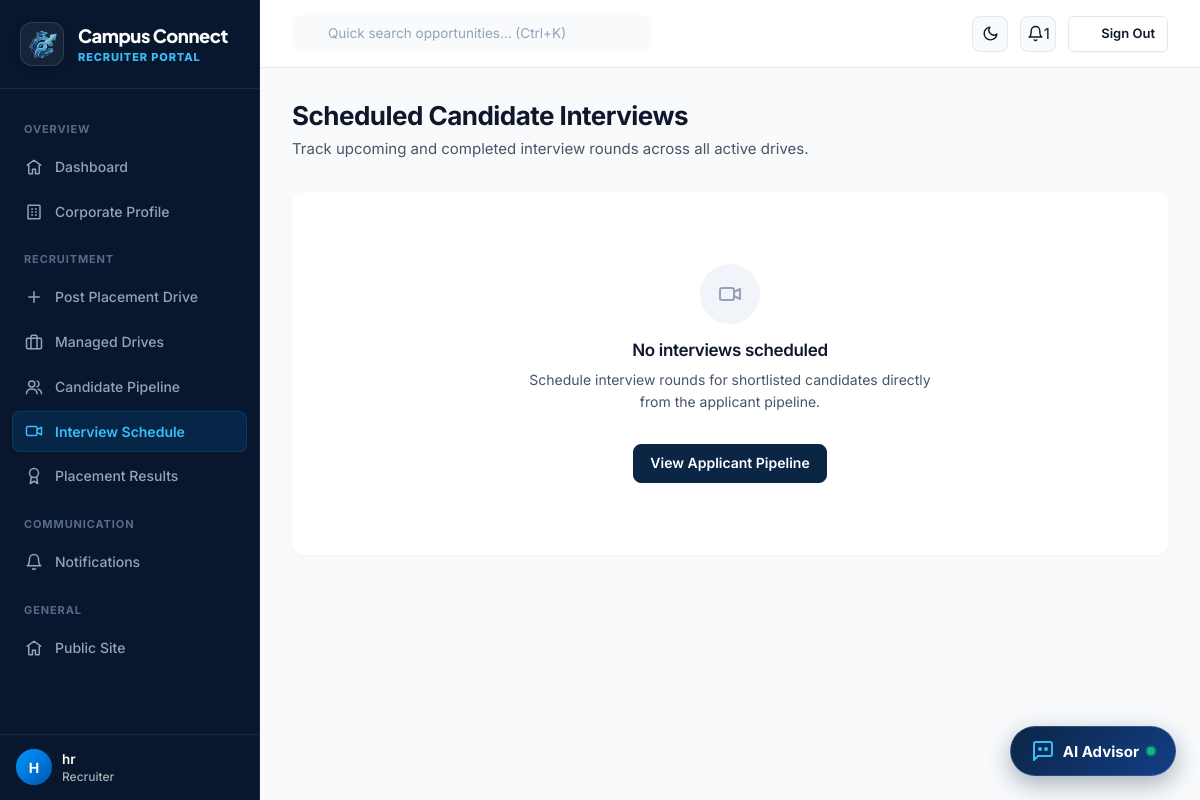
The app's page /recruiter/interviews (signed in) with its own data.
### tables this page shows
CREATE TABLE users (
    id INTEGER PRIMARY KEY AUTOINCREMENT,
    email VARCHAR(255) NOT NULL UNIQUE,
    password_hash VARCHAR(255) NOT NULL,
    role VARCHAR(20) NOT NULL CHECK(role IN ('student','admin','recruiter')),
    is_active INTEGER NOT NULL DEFAULT 1,
    created_at TIMESTAMP NOT NULL DEFAULT CURRENT_TIMESTAMP
);

### routes/recruiter_routes.py (the view)
@bp.route("/interviews")
def interview_schedule():
    company = _require_approved()
    items = query(
        """SELECT i.*, d.title as drive_title, s.name as student_name FROM interviews i
           JOIN applications a ON a.id=i.application_id JOIN drives d ON d.id=a.drive_id JOIN students s ON s.id=a.student_id
           WHERE d.company_id=? ORDER BY i.scheduled_date DESC""",
        (company["id"],)
    )
    return render_template("recruiter/interview_schedule.html", items=items)

### auth.py (called while the page is built)
def load_logged_in_user():
    user_id = session.get("user_id")
    if user_id is None:
        g.user = None
    else:
        g.user = query("SELECT * FROM users WHERE id = ?", (user_id,), one=True)

def role_required(*roles):
    def decorator(view):
        @functools.wraps(view)
        def wrapped(*args, **kwargs):
            if g.user is None:
                flash("Please log in to continue.", "warning")
                return redirect(url_for("auth.login", next=request.path))
            if g.user["role"] not in roles:
                abort(403)
            return view(*args, **kwargs)
        return wrapped
    return decorator

def current_company():
    if g.user is None or g.user["role"] != "recruiter":
        return None
    return query("SELECT * FROM companies WHERE user_id = ?", (g.user["id"],), one=True)

def unread_notification_count(user_id):
    row = query(
        "SELECT COUNT(*) as c FROM notifications WHERE user_id = ? AND is_read = 0",
        (user_id,), one=True
    )
    return row["c"] if row else 0

### db.py (called while the page is built)
def get_db():
    if "db" not in g:
        g.db = sqlite3.connect(current_app.config["DATABASE_PATH"])
        g.db.row_factory = sqlite3.Row
        g.db.execute("PRAGMA foreign_keys = ON")
    return g.db

def query(sql, args=(), one=False):
    cur = get_db().execute(sql, args)
    rows = cur.fetchall()
    cur.close()
    return (rows[0] if rows else None) if one else rows

### routes/recruiter_routes.py (called while the page is built)
@bp.before_request
@role_required("recruiter")
def guard():
    pass

def _require_approved():
    company = current_company()
    if not company:
        abort(404)
    return company

### templates/recruiter/interview_schedule.html (shortened to what this page needs)
{% extends "base_dashboard.html" %}
{% from "_icons.html" import icon %}
{% block sidebar_nav %}{% include "recruiter/_sidebar.html" %}{% endblock %}
{% block content %}
<div class="mb-8">
  <h1 class="h2" style="margin:0 0 var(--space-1);">Scheduled Candidate Interviews</h1>
  <p class="text-muted" style="margin:0;">Track upcoming and completed interview rounds across all active drives.</p>
</div>
{% if interviews %}
<div class="card card-flush">
  <div class="table-wrap">
    <table class="data-table">
      <thead>
        <tr>
          <th>Candidate</th>
          <th>Drive Role</th>
          <th>Round Name</th>
          <th>Date & Time</th>
          <th>Interview Format</th>
          <th>Venue / Meeting Link</th>
          <th>Status</th>
        </tr>
      </thead>
      <tbody>
        {% for i in interviews %}
        <tr>
          <td class="cell-primary font-semibold">
            {{ i.student_name }}
            <span class="text-xs text-muted block" style="display:block;">{{ i.student_no }}</span>
          </td>
          <td>{{ i.drive_title }}</td>
          <td>{{ i.round_name }}</td>
          <td class="cell-muted font-medium">{{ i.scheduled_date }} at {{ i.scheduled_time }}</td>
          <td><span class="badge badge-gray">{{ i.interview_type }}</span></td>
          <td class="cell-muted">{{ i.venue or '—' }}</td>
          <td>
            <span class="badge {{ 'badge-success' if i.status=='Completed' else 'badge-accent' if i.status=='Scheduled' else 'badge-danger' }}">
              {{ i.status }}
            </span>
          </td>
        </tr>
        {% endfor %}
      </tbody>
    </table>
  </div>
</div>
{% else %}
<div class="card">
  <div class="empty-state">
    <div class="empty-icon">{{ icon('video', 24) }}</div>
    <h4>No interviews scheduled</h4>
    <p>Schedule interview rounds for shortlisted candidates directly from the applicant pipeline.</p>
    <a href="{{ url_for('recruiter.applicants') }}" class="btn btn-primary mt-4">View Applicant Pipeline</a>
  </div>
</div>
{% endif %}
{% endblock %}

### templates/base_dashboard.html (shortened to what this page needs)
{% extends "base.html" %}
{% from "_icons.html" import icon %}
{% block body %}
<div class="app-shell app-layout">
  <aside class="sidebar app-sidebar" id="app-sidebar">
    <div class="sidebar-brand">
      <a href="{{ url_for('public.landing') }}" class="brand-lockup">
        <div class="brand-logo-wrap">
          <img src="{{ url_for('static', filename='images/logo.png') }}" alt="Campus Connect" class="brand-logo-img">
        </div>
        <div class="brand-text-block">
          <span class="brand-name">Campus Connect</span>
          <span class="brand-sub">{% if current_user %}{{ current_user.role|capitalize }} Portal{% else %}Portal{% endif %}</span>
        </div>
      </a>
    </div>
    <nav class="sidebar-nav">
      {% block sidebar_nav %}{% endblock %}
      <div class="sidebar-section-label">General</div>
      <a href="{{ url_for('public.landing') }}" class="sidebar-link">
        {{ icon('home', 18) }} Public Site
      </a>
    </nav>
        <div class="sidebar-footer">
      <div class="flex-align-center" style="gap:10px;">
        <div class="avatar" style="width:36px;height:36px;font-size:0.875rem;background:linear-gradient(135deg, #0096FF, #0056b3);color:#FFFFFF;flex-shrink:0;">
          {{ current_user.email[0]|upper if current_user else 'U' }}
        </div>
        <div style="overflow:hidden;flex:1;">
          <div class="font-semibold text-sm truncate" style="color:#FFFFFF;">
            {{ current_user.email.split('@')[0] if current_user else 'User' }}
          </div>
          <div class="text-xs font-medium" style="color:rgba(255,255,255,0.65);">
            {{ current_user.role|capitalize if current_user else 'Guest' }}
          </div>
        </div>
      </div>
    </div>
  </aside>
  <div class="main-col app-main">
    <header class="topbar app-topbar">
      <div class="topbar-left">
        <div class="topbar-search">
          <input type="text" placeholder="Quick search opportunities... (Ctrl+K)" id="global-search-input" onclick="window.location.href='{{ url_for('public.jobs_hub') }}'">
        </div>
      </div>
      <div class="topbar-right">
        <button class="theme-toggle-btn" id="dashboard-theme-toggle" aria-label="Toggle Theme" title="Switch Theme">
          <span class="theme-icon-moon">{{ icon('moon', 17) }}</span>
        </button>
        {% if current_user %}
        <div class="topbar-notifications">
          <a href="{{ url_for(current_user.role ~ '.notifications') }}" class="topbar-notif-btn" aria-label="Notifications" title="Notifications">
            {{ icon('bell', 17) }}
            <span class="notif-badge" id="notif-badge" style="display: {{ 'flex' if unread_notif_count and unread_notif_count > 0 else 'none' }};">
              {{ unread_notif_count if unread_notif_count else '' }}
            </span>
          </a>
        </div>
        {% endif %}
        <a href="{{ url_for('auth.logout') }}" class="btn btn-outline btn-sm header-signout-btn" title="Sign Out">
          {{ icon('log-out', 14) }} <span>Sign Out</span>
        </a>
      </div>
    </header>
    <main class="page-content app-content">
      {% block content %}{% endblock %}
    </main>
  </div>
</div>
{% endblock %}

### records on screen
users: role "RECRUITER", email "H", email "hr", role "Recruiter"

### other values on screen
{{ unread_notif_count if unread_notif_count else '' }} "1"
